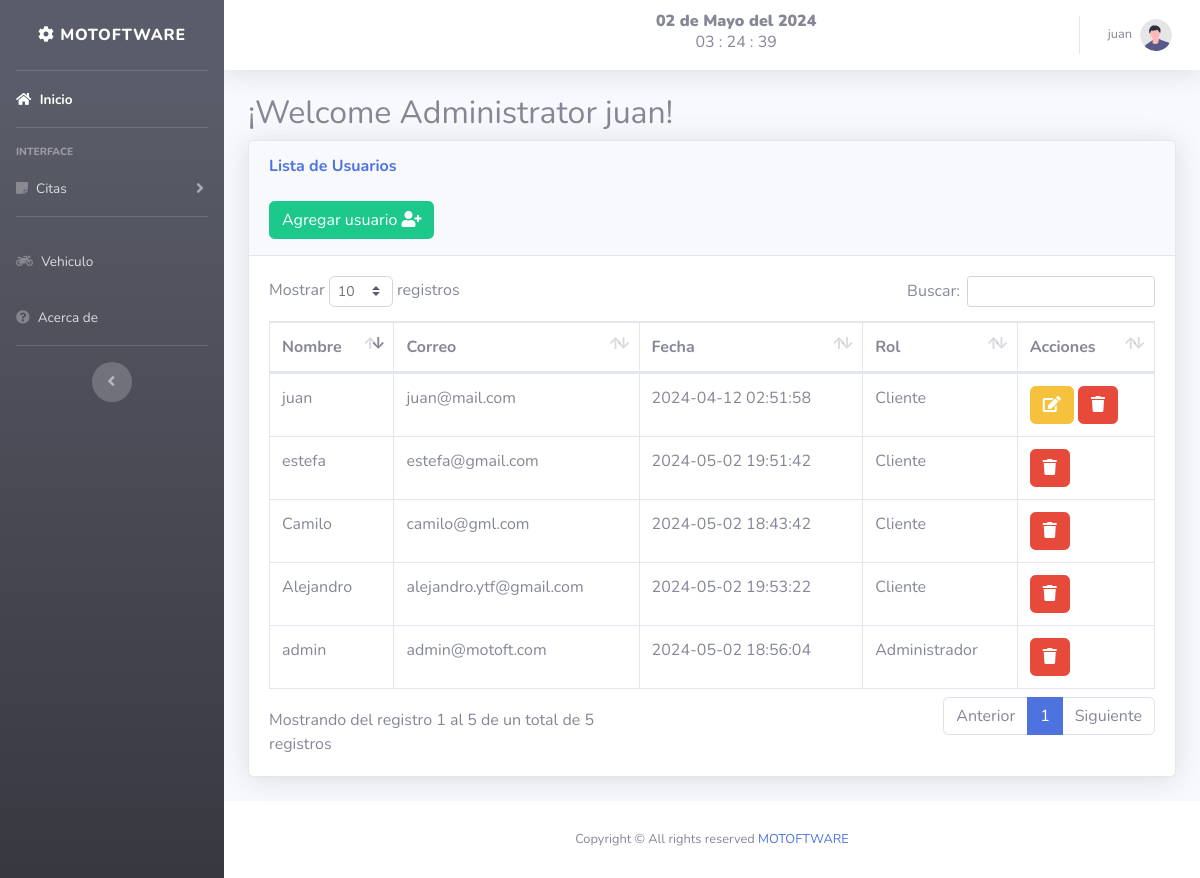
Screenshot of /views/usuarios.php (signed in) with the database file from the repository.
### tables this page shows
CREATE TABLE `user` (
  `id` int(11) NOT NULL,
  `nombre` varchar(50) NOT NULL,
  `correo` varchar(50) NOT NULL,
  `telefono` bigint(15) NOT NULL,
  `password` varchar(50) NOT NULL,
  `foto` text NOT NULL,
  `fecha` timestamp NOT NULL DEFAULT CURRENT_TIMESTAMP,
  `rol` int(11) NOT NULL
);

CREATE TABLE `roles` (
  `id` int(11) NOT NULL,
  `rol` varchar(50) NOT NULL
);

### includes/fecha.php (called while the page is built, shortened)
<?php
	function fecha(){
		$mes = array("","Enero",
					  "Febrero",
					  "Marzo",
					  "Abril",
					  "Mayo",
					  "Junio",
					  "Julio",
					  "Agosto",
					  "Septiembre",
					  "Octubre",
					  "Noviembre",
					  "Diciembre");
		return date('d')." de ". $mes[date('n')] . " del " . date('Y');
	}
 ?>

### views/usuarios.php (the view, shortened to what this page needs)
<?php
$id_us = $_SESSION['id'];
?>
<!DOCTYPE html>
<html lang="en">
<head>
</head>
<?php include "../includes/header.php"; ?>
<body id="page-top">
    <div class="container-fluid">
        <h2 class="subtitle">¡Welcome Administrator <?php echo $_SESSION['nombre']; ?>!</h2>
        <div class="card shadow mb-4">
            <div class="card-header py-3">
                <h6 class="m-0 font-weight-bold text-primary">Lista de Usuarios</h6>
                <br>
                <button type="button" class="btn btn-success" data-toggle="modal" data-target="#user">
                    <span class="glyphicon glyphicon-plus"></span> Agregar usuario <i class="fa fa-user-plus"></i> </a></button>
            </div>
            <div class="card-body">
                <div class="table-responsive">
                    <table class="table table-bordered" id="dataTable" width="100%" cellspacing="0">
                        <thead>
                            <tr>
                                <th>Nombre</th>
                                <th>Correo</th>
                                <th>Fecha</th>
                                <th>Rol</th>
                                <th>Acciones</th>
                            </tr>
                        </thead>
                        <?php
                        include "../includes/db.php";
                        $result = mysqli_query($conexion, "SELECT  user.id, user.nombre, user.correo, user.fecha,
                        roles.rol FROM user LEFT JOIN roles ON user.rol= roles.id ");
                        while ($fila = mysqli_fetch_assoc($result)) :
                        ?>
                            <tr>
                                <td><?php echo $fila['nombre']; ?></td>
                                <td><?php echo $fila['correo']; ?></td>
                                <td><?php echo $fila['fecha']; ?></td>
                                <td><?php echo $fila['rol']; ?></td>
                                <td>
                                <?php
                                    if( $id_us == $fila['id']){
                                 ?>
                                    <a class="btn btn-warning" href="../includes/editar_user.php?id=<?php echo $fila['id'] ?> ">
                                        <i class="fa fa-edit "></i> </a>
                                <?php
                                    }
                                ?>
                                    <a href="../includes/eliminar_user.php?id=<?php echo $fila['id'] ?> " class="btn btn-danger btn-del">
                                        <i class="fa fa-trash "></i></a></button>
                                </td>
                            </tr>
                        <?php endwhile; ?>
                    </table>
                </div>
            </div>
        </div>
    </div>
    <?php include "../includes/footer.php"; ?>
    <?php include "../includes/_sesion/registros.php"; ?>
</body>
</html>

### includes/header.php (shortened to what this page needs)
<!DOCTYPE html>
<html lang="en">
<head>
    <link href="../vendor/fontawesome-free/css/all.min.css" rel="stylesheet" type="text/css">
    <link href="../css/sb-admin-2.min.css" rel="stylesheet">
    <link href="../vendor/datatables/dataTables.bootstrap4.min.css" rel="stylesheet">
    <link href="../vendor/datatables/dataTables.bootstrap4.min.css" rel="stylesheet">
</head>
<body id="page-top">
    <div id="wrapper">
        <ul class="navbar-nav bg-gradient-dark sidebar sidebar-dark accordion" id="accordionSidebar">
            <a class="sidebar-brand d-flex align-items-center justify-content-center" href="index.php">
                <div class="sidebar-brand-text mx-1"><i class="fas fa-cog"></i> MOTOFTWARE</div>
            </a>
            <hr class="sidebar-divider my-0">
            <li class="nav-item active">
                <a class="nav-link" href="../views/index.php">
                    <i class="fa fa-home" aria-hidden="true"></i>
                    <span>Inicio</span></a>
            </li>
            <hr class="sidebar-divider">
            <div class="sidebar-heading">
                Interface
            </div>
            <li class="nav-item">
                <a class="nav-link collapsed" href="#" data-toggle="collapse" data-target="#collapseTwo" aria-expanded="true" aria-controls="collapseTwo">
                    <i class="fa fa-sticky-note" aria-hidden="true"></i>
                    <span>Citas</span>
                </a>
            </li>
            <hr class="sidebar-divider">
            <li class="nav-item">
                <a class="nav-link" href="../views/moto.php">
                    <i class="fas fa-motorcycle" aria-hidden="true"></i>
                    <span>Vehiculo</span></a>
            </li>
            <li class="nav-item">
                <a class="nav-link" href="../views/acerca.php">
                    <i class="fa fa-question-circle" aria-hidden="true"></i>
                    <span>Acerca de</span></a>
            </li>
            <hr class="sidebar-divider d-none d-md-block">
            <div class="text-center d-none d-md-inline">
                <button class="rounded-circle border-0" id="sidebarToggle"></button>
            </div>
        </ul>
        <div id="content-wrapper" class="d-flex flex-column">
            <div id="content">
                <nav class="navbar navbar-expand navbar-light bg-white topbar mb-4 static-top shadow">
                    <?php include "fecha.php"; ?>
                    <center>
                        <h8 class="ml-auto"><strong><b><?php echo fecha(); ?></h8></strong></b>
                        <div class="reloj">
                            <h6><span id="tiempo">00 : 00 : 00</span></h6>
                        </div>
                    </center>
                    <ul class="navbar-nav ml-auto">
                        <li class="nav-item dropdown no-arrow">
                            <a class="nav-link dropdown-toggle" href="#" id="userDropdown" role="button" data-toggle="dropdown" aria-haspopup="true" aria-expanded="false">
                                <span class="mr-2 d-none d-lg-inline text-gray-600 small">
                                    <?php echo $_SESSION['nombre']; ?></span>
                                <img class="img-profile rounded-circle" src="../img/undraw_profile.svg">
                            </a>
                        </li>
                    </ul>
                </nav>
</body>
</html>

### includes/footer.php (shortened to what this page needs)
<footer class="sticky-footer bg-white">
    <div class="container my-auto">
        <div class="copyright text-center my-auto">
            <span>Copyright &copy; All rights reserved <a href="#" target="_blank" style="color: #4e73df">MOTOFTWARE</span></a>
        </div>
    </div>
</footer>

### includes/_sesion/registros.php (shortened to what this page needs)
<!DOCTYPE html>
<html lang="es-MX">
    <head>
        <link rel="stylesheet" href="../package/dist/sweetalert2.css">
    </head>
    <body id="page-top">
    </body>
</html>

### rows the page displays
user: nombre "juan", correo "juan@mail.com", fecha "2024-04-12 02:51:58", rol.rol "Cliente"
user: nombre "Camilo", correo "camilo@gml.com", fecha "2024-05-02 18:43:42", rol.rol "Cliente"
user: nombre "admin", correo "admin@motoft.com", fecha "2024-05-02 18:56:04", rol.rol "Administrador"
user: nombre "estefa", correo "estefa@gmail.com", fecha "2024-05-02 19:51:42", rol.rol "Cliente"
user: nombre "Alejandro", correo "alejandro.ytf@gmail.com", fecha "2024-05-02 19:53:22", rol.rol "Cliente"

### other values shown
fecha() "02 de Mayo del 2024"
$_SESSION['nombre'] "juan"
